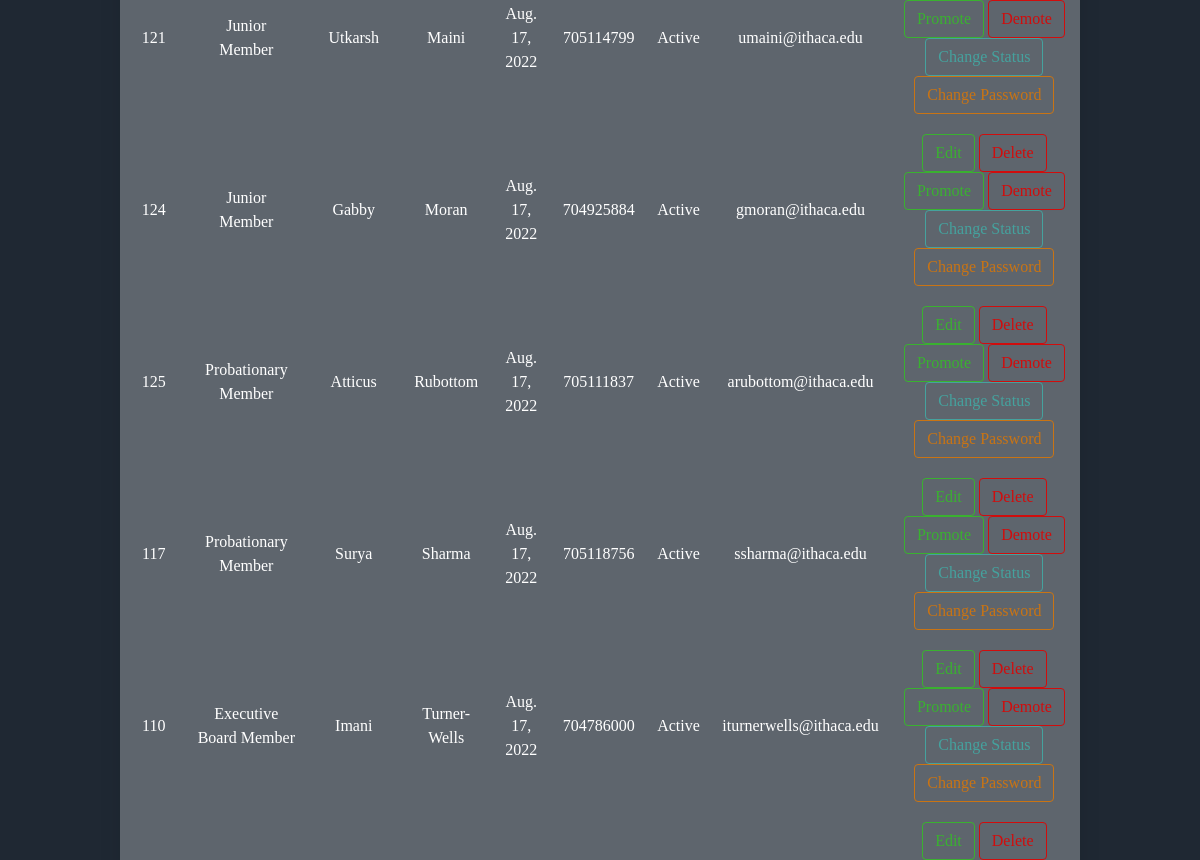
The page /userAccounts/ (signed in, middle part) on the database as committed earlier.
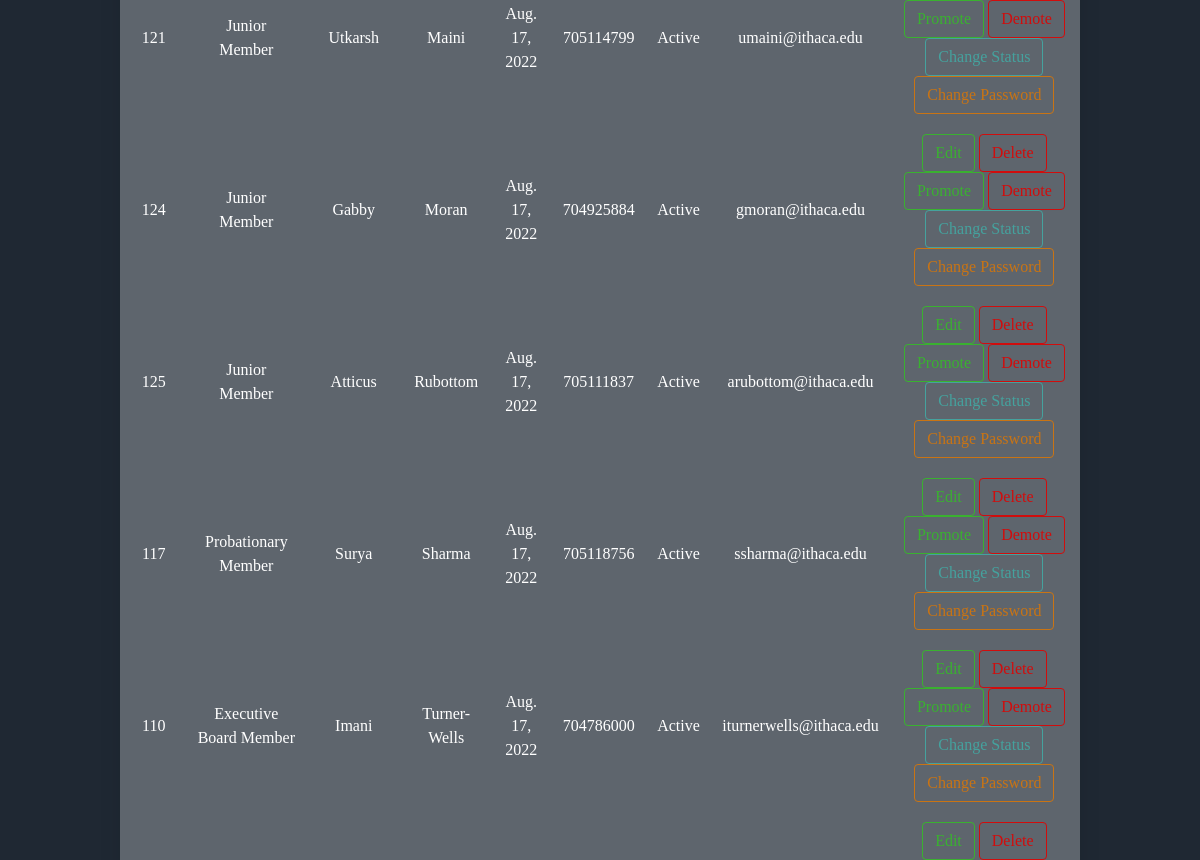
The same page on the database as committed later.
### accounts/models.py (models this page shows, shortened)
class User(AbstractBaseUser,PermissionsMixin):
    badgeNo = models.IntegerField(null=True)
    firstName = models.CharField(max_length=50,null=True)
    lastName = models.CharField(max_length=50,null=True)
    dob = models.DateField( auto_now=False, auto_now_add=False,null=True)
    collegeId = models.IntegerField(null=True)
    status = models.CharField(default='Active',max_length=50, choices=[('Active','Active'),('Not Active','Not Active')])
    email = models.EmailField( max_length=254, unique=True)
    position = models.CharField(max_length=150,null=True,default="Probationary Member")
    is_superuser = models.BooleanField(default=False)
    is_staff = models.BooleanField(default=True)
    objects= CustomAccountManager()
    USERNAME_FIELD = 'email'

### accounts/views.py (the view, shortened to what this page needs)
# urls.py: path('userAccounts/',views.userAccounts,name='userAccounts'),
@login_required(login_url='login')
def userAccounts(request):
    print(request)
    users = models.User.objects.all()
    context ={'users':users }
    return render(request,'accounts/account_management/userAccounts.html',context)

### accounts/templates/accounts/account_management/userAccounts.html (shortened to what this page needs)
{% extends 'accounts/index.html' %}
{% block content %}
    <div class="accountsDisplay">
        <form class="accountsDisplayForm" action="" method="POST">
            <table >
                {% for user in users %}
                <tr>
                    <td> {{ user.badgeNo }}</td>
                    <td>{{ user.position }}</td>
                    <td>{{ user.firstName }}</td>
                    <td>{{ user.lastName }}</td>
                    <td>{{ user.dob }}</td>
                    <td>{{ user.collegeId }}</td>
                    <td>{{ user.status }}</td>
                    <td> {{ user.email }}</td>
                    <td>
                        <button type="submit" class="editButton" value="edit" name="0{{user.id}}">Edit</button>
                        <button type="submit" class="deleteButton" value="delete" name="1{{user.id}}">Delete</button>
                        <button type="submit" class="editButton" value="promote"  name="4{{user.id}}">Promote</button>
                        <button type="submit" class="deleteButton" value="demote"  name="5{{user.id}}">Demote</button>
                        <button type="submit" class="statusButton" value="changestat" name="2{{user.id}}"> Change Status</button>
                        <button type="submit" class="passButton" value="changepass" name="3{{user.id}}"> Change Password</button>
                    </td>
                </tr>
                {% endfor %}
            </table>
        </form>
    </div>
{% endblock content %}

Rows that differ between the two databases and show on the page:
changed User "Atticus": position "Probationary Member" → "Junior Member"
